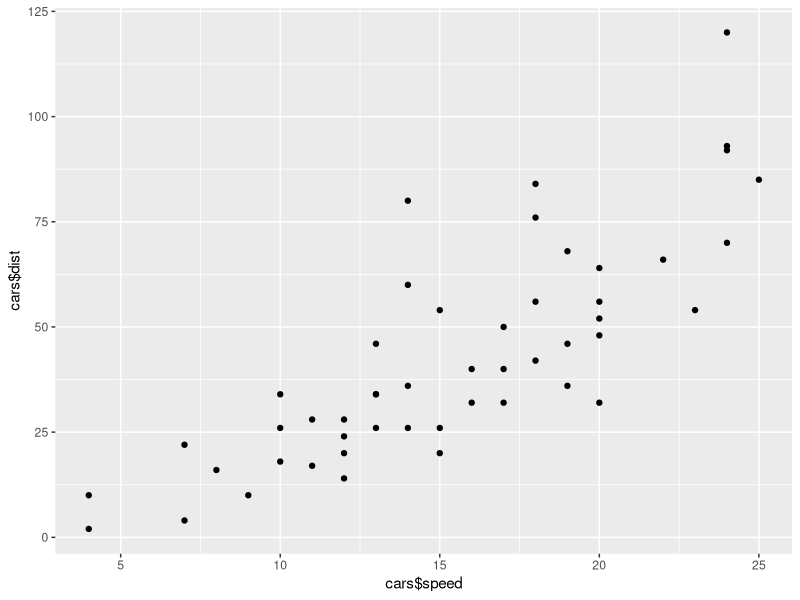

Recreate this plot in R.
## ---- chunk 1
summary(cars)
## ---- chunk 2
library(tidyverse)

ggplot(data = cars, mapping = aes(x = cars$speed, y = cars$dist)) + 
  geom_point()
